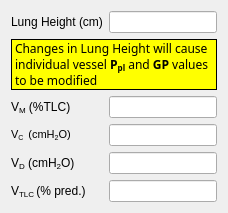
               <widget class="QWidget" name="page">
                <layout class="QFormLayout" name="formLayout">
                 <property name="fieldGrowthPolicy">
                  <enum>QFormLayout::AllNonFixedFieldsGrow</enum>
                 </property>
                 <item row="0" column="0">
                  <widget class="QLabel" name="label_9">
                   <property name="text">
                    <string>Lung Height (cm)</string>
                   </property>
                   <property name="wordWrap">
                    <bool>true</bool>
                   </property>
                   <property name="buddy">
                    <cstring>lungHt</cstring>
                   </property>
                  </widget>
                 </item>
                 <item row="0" column="1">
                  <widget class="RangeLineEdit" name="lungHt">
                   <property name="toolTip">
                    <string>&lt;!DOCTYPE HTML PUBLIC &quot;-//W3C//DTD HTML 4.0//EN&quot; &quot;http://www.w3.org/TR/REC-html40/strict.dtd&quot;&gt;
&lt;html&gt;&lt;head&gt;&lt;meta name=&quot;qrichtext&quot; content=&quot;1&quot; /&gt;&lt;style type=&quot;text/css&quot;&gt;
p, li { white-space: pre-wrap; }
&lt;/style&gt;&lt;/head&gt;&lt;body style=&quot; font-family:'MS Shell Dlg 2'; font-size:8pt; font-weight:400; font-style:normal;&quot;&gt;
&lt;p style=&quot; margin-top:0px; margin-bottom:0px; margin-left:0px; margin-right:0px; -qt-block-indent:0; text-indent:0px;&quot;&gt;Patient lung height represents the vertical height of the lung in the supine position (the position at which the right heart catheterization was performed). Lung height is entered in cm.&lt;/p&gt;
&lt;p style=&quot;-qt-paragraph-type:empty; margin-top:0px; margin-bottom:0px; margin-left:0px; margin-right:0px; -qt-block-indent:0; text-indent:0px;&quot;&gt;&lt;br /&gt;&lt;/p&gt;
&lt;p style=&quot; margin-top:0px; margin-bottom:0px; margin-left:0px; margin-right:0px; -qt-block-indent:0; text-indent:0px;&quot;&gt;&lt;span style=&quot; font-weight:600; text-decoration: underline;&quot;&gt;Range:&lt;/span&gt; 1 – 50, default is 20 cm&lt;/p&gt;&lt;/body&gt;&lt;/html&gt;</string>
                   </property>
                  </widget>
                 </item>
                 <item row="1" column="0" colspan="2">
                  <widget class="QLabel" name="lungHtModLabel">
                   <property name="font">
                    <font>
                     <family>Sans Serif</family>
                     <pointsize>9</pointsize>
                    </font>
                   </property>
                   <property name="styleSheet">
                    <string notr="true">background: yellow;</string>
                   </property>
                   <property name="frameShape">
                    <enum>QFrame::Box</enum>
                   </property>
                   <property name="lineWidth">
                    <number>1</number>
                   </property>
                   <property name="text">
                    <string>&lt;!DOCTYPE HTML PUBLIC &quot;-//W3C//DTD HTML 4.0//EN&quot; &quot;http://www.w3.org/TR/REC-html40/strict.dtd&quot;&gt;
&lt;html&gt;&lt;head&gt;&lt;meta name=&quot;qrichtext&quot; content=&quot;1&quot; /&gt;&lt;style type=&quot;text/css&quot;&gt;
p, li { white-space: pre-wrap; }
&lt;/style&gt;&lt;/head&gt;&lt;body style=&quot; font-family:'Sans Serif'; font-size:9pt; font-weight:400; font-style:normal;&quot;&gt;
&lt;p style=&quot; margin-top:0px; margin-bottom:0px; margin-left:0px; margin-right:0px; -qt-block-indent:0; text-indent:0px;&quot;&gt;Changes in Lung Height will cause individual vessel &lt;span style=&quot; font-weight:600;&quot;&gt;P&lt;/span&gt;&lt;span style=&quot; font-weight:600; vertical-align:sub;&quot;&gt;pl&lt;/span&gt; and &lt;span style=&quot; font-weight:600;&quot;&gt;GP&lt;/span&gt; values to be modified&lt;/p&gt;&lt;/body&gt;&lt;/html&gt;</string>
                   </property>
                   <property name="wordWrap">
                    <bool>true</bool>
                   </property>
                  </widget>
                 </item>
                 <item row="2" column="0">
                  <widget class="QLabel" name="label_27">
                   <property name="text">
                    <string>&lt;html&gt;&lt;head/&gt;&lt;body&gt;&lt;p&gt;V&lt;span style=&quot; vertical-align:sub;&quot;&gt;M&lt;/span&gt; (%TLC)&lt;/p&gt;&lt;/body&gt;&lt;/html&gt;</string>
                   </property>
                  </widget>
                 </item>
                 <item row="2" column="1">
                  <widget class="RangeLineEdit" name="Vm">
                   <property name="toolTip">
                    <string>&lt;html&gt;&lt;head/&gt;&lt;body&gt;&lt;p&gt;V&lt;span style=&quot; vertical-align:sub;&quot;&gt;M&lt;/span&gt; stands for Minimal Volume. It is the volume (as a percent of TLC) that the lung assumes at a transpulmonary pressure (P&lt;span style=&quot; vertical-align:sub;&quot;&gt;tp&lt;/span&gt;) of 0.&lt;/p&gt;&lt;p&gt;&lt;span style=&quot; font-weight:600; text-decoration: underline;&quot;&gt;Range:&lt;/span&gt; 1 – 25, default is 10%&lt;/p&gt;&lt;/body&gt;&lt;/html&gt;</string>
                   </property>
                  </widget>
                 </item>
                 <item row="3" column="0">
                  <widget class="QLabel" name="label_15">
                   <property name="text">
                    <string>&lt;!DOCTYPE HTML PUBLIC &quot;-//W3C//DTD HTML 4.0//EN&quot; &quot;http://www.w3.org/TR/REC-html40/strict.dtd&quot;&gt;
&lt;html&gt;&lt;head&gt;&lt;meta name=&quot;qrichtext&quot; content=&quot;1&quot; /&gt;&lt;style type=&quot;text/css&quot;&gt;
p, li { white-space: pre-wrap; }
&lt;/style&gt;&lt;/head&gt;&lt;body style=&quot; font-family:'MS Shell Dlg 2'; font-size:8pt; font-weight:400; font-style:normal;&quot;&gt;
&lt;p style=&quot; margin-top:0px; margin-bottom:0px; margin-left:0px; margin-right:0px; -qt-block-indent:0; text-indent:0px;&quot;&gt;&lt;span style=&quot; font-family:'Sans Serif';&quot;&gt;V&lt;/span&gt;&lt;span style=&quot; font-family:'Sans Serif'; vertical-align:sub;&quot;&gt;C &lt;/span&gt;&lt;span style=&quot; font-family:'Sans Serif';&quot;&gt; (cmH&lt;/span&gt;&lt;span style=&quot; font-family:'Sans Serif'; vertical-align:sub;&quot;&gt;2&lt;/span&gt;&lt;span style=&quot; font-family:'Sans Serif';&quot;&gt;O&lt;/span&gt;&lt;span style=&quot; font-family:'Sans Serif';&quot;&gt;)&lt;/span&gt;&lt;/p&gt;&lt;/body&gt;&lt;/html&gt;</string>
                   </property>
                   <property name="buddy">
                    <cstring>Vc</cstring>
                   </property>
                  </widget>
                 </item>
                 <item row="3" column="1">
                  <widget class="RangeLineEdit" name="Vc">
                   <property name="toolTip">
                    <string>&lt;html&gt;&lt;head/&gt;&lt;body&gt;&lt;p&gt;V&lt;span style=&quot; vertical-align:sub;&quot;&gt;C&lt;/span&gt; is the transpulmonary pressue (P&lt;span style=&quot; vertical-align:sub;&quot;&gt;tp&lt;/span&gt; - in cmH&lt;span style=&quot; vertical-align:sub;&quot;&gt;2&lt;/span&gt;O) at the mid point of the linear portion (most compliant) of the pressure-volume curve for a given subject.&lt;/p&gt;&lt;p&gt;&lt;span style=&quot; font-weight:600; text-decoration: underline;&quot;&gt;Range:&lt;/span&gt; 1 – 40, default is 8 cmH&lt;span style=&quot; vertical-align:sub;&quot;&gt;2&lt;/span&gt;O&lt;/p&gt;&lt;/body&gt;&lt;/html&gt;</string>
                   </property>
                  </widget>
                 </item>
                 <item row="4" column="0">
                  <widget class="QLabel" name="label_16">
                   <property name="text">
                    <string>&lt;html&gt;&lt;head/&gt;&lt;body&gt;&lt;p&gt;V&lt;span style=&quot; vertical-align:sub;&quot;&gt;D&lt;/span&gt; (cmH&lt;span style=&quot; vertical-align:sub;&quot;&gt;2&lt;/span&gt;O)&lt;/p&gt;&lt;/body&gt;&lt;/html&gt;</string>
                   </property>
                   <property name="buddy">
                    <cstring>Vd</cstring>
                   </property>
                  </widget>
                 </item>
                 <item row="5" column="0">
                  <widget class="QLabel" name="label_40">
                   <property name="text">
                    <string>&lt;html&gt;&lt;head/&gt;&lt;body&gt;&lt;p&gt;V&lt;span style=&quot; vertical-align:sub;&quot;&gt;TLC &lt;/span&gt;&lt;span style=&quot; font-family:'Sans Serif';&quot;&gt;(% pred.)&lt;/span&gt;&lt;/p&gt;&lt;/body&gt;&lt;/html&gt;</string>
                   </property>
                  </widget>
                 </item>
                 <item row="5" column="1">
                  <widget class="RangeLineEdit" name="Vtlc">
                   <property name="toolTip">
                    <string>&lt;html&gt;&lt;head/&gt;&lt;body&gt;&lt;p&gt;V&lt;span style=&quot; vertical-align:sub;&quot;&gt;TLC&lt;/span&gt; is Total Lung Capacity as a percent of predicted TLC.&lt;/p&gt;&lt;p&gt;&lt;span style=&quot; font-weight:600; text-decoration: underline;&quot;&gt;Range:&lt;/span&gt; 5 – 300, default is 100%&lt;/p&gt;&lt;/body&gt;&lt;/html&gt;</string>
                   </property>
                  </widget>
                 </item>
                 <item row="4" column="1">
                  <widget class="RangeLineEdit" name="Vd">
                   <property name="toolTip">
                    <string>&lt;!DOCTYPE HTML PUBLIC &quot;-//W3C//DTD HTML 4.0//EN&quot; &quot;http://www.w3.org/TR/REC-html40/strict.dtd&quot;&gt;
&lt;html&gt;&lt;head&gt;&lt;meta name=&quot;qrichtext&quot; content=&quot;1&quot; /&gt;&lt;style type=&quot;text/css&quot;&gt;
p, li { white-space: pre-wrap; }
&lt;/style&gt;&lt;/head&gt;&lt;body style=&quot; font-family:'MS Shell Dlg 2'; font-size:8pt; font-weight:400; font-style:normal;&quot;&gt;
&lt;p style=&quot; margin-top:0px; margin-bottom:0px; margin-left:0px; margin-right:0px; -qt-block-indent:0; text-indent:0px;&quot;&gt;V&lt;span style=&quot; vertical-align:sub;&quot;&gt;D&lt;/span&gt; is the transpulmonary pressue (P&lt;span style=&quot; vertical-align:sub;&quot;&gt;tp&lt;/span&gt; - in cmH&lt;span style=&quot; vertical-align:sub;&quot;&gt;2&lt;/span&gt;O) above and below V&lt;span style=&quot; vertical-align:sub;&quot;&gt;C&lt;/span&gt; of the linear portion (most compliant) of the pressure-volume curve for a given subject.&lt;/p&gt;
&lt;p style=&quot;-qt-paragraph-type:empty; margin-top:0px; margin-bottom:0px; margin-left:0px; margin-right:0px; -qt-block-indent:0; text-indent:0px;&quot;&gt;&lt;br /&gt;&lt;/p&gt;
&lt;p style=&quot; margin-top:0px; margin-bottom:0px; margin-left:0px; margin-right:0px; -qt-block-indent:0; text-indent:0px;&quot;&gt;&lt;span style=&quot; font-weight:600; text-decoration: underline;&quot;&gt;Range:&lt;/span&gt; 1 –100, default is 8 cmH&lt;span style=&quot; vertical-align:sub;&quot;&gt;2&lt;/span&gt;O &lt;/p&gt;&lt;/body&gt;&lt;/html&gt;</string>
                   </property>
                  </widget>
                 </item>
                </layout>
               </widget>
